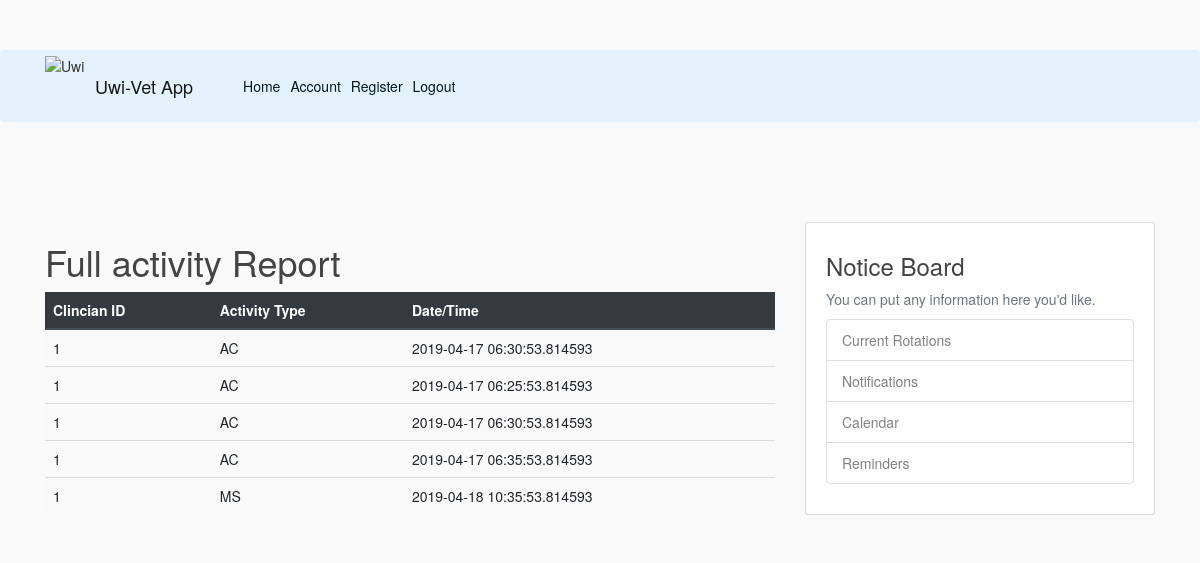
/activity (signed in), run on the app's committed database.
### flaskblog/models.py (models this page shows, shortened)
class Activity(db.Model):
    id = db.Column(db.Integer, primary_key = True, autoincrement=True)
    activityType = db.Column(db.String(10))
    actionID = db.Column(db.Integer)
    clincianID = db.Column(db.Integer)
    timestamp = db.Column(db.DateTime, nullable=False, default=datetime.utcnow)

### flaskblog/routes.py (the view)
@app.route("/activity", methods=['GET'])
@login_required
def activity():
    records = Activity.query.all()
    return render_template('activity.html', title='Activity.html', Activity=records)

### flaskblog/models.py (called while the page is built)
@login_manager.user_loader
def load_user(user_id):
    return User2.query.get(int(user_id))

### flaskblog/templates/activity.html
{% extends "layout.html" %}
{% block content%}
    <h1>Full activity Report</h1>
    <div class="row">
        <div class="col">
            <table class="table table-striped table-hover">
                <thead class="thead-dark">
                    <tr>
                        <th>Clincian ID</th><th>Activity Type</th><th>Date/Time</th>
                    </tr>
                </thead>
                <tbody>
                    {% for val in Activity %}
                    <tr>
                        <td>{{val.clincianID}}</td>
                        <td>{{val.activityType}}</td>
                        <td>{{val.timestamp}}</td>
                    </tr>
                    {% endfor %}
                </tbody>
            </table>
        </div>
    </div>
{% endblock content %}

### flaskblog/templates/layout.html (shortened to what this page needs)
<!DOCTYPE html>
<html lang="en">
<head>
    <link rel="stylesheet" href="https://stackpath.bootstrapcdn.com/bootstrap/4.3.1/css/bootstrap.min.css"
>
    <link href="//maxcdn.bootstrapcdn.com/bootstrap/3.3.0/css/bootstrap.min.css" rel="stylesheet" id="bootstrap-css">
    <link rel="stylesheet" type ="text/css" href="{{ url_for('static', filename='main.css') }}">
    <link href="//netdna.bootstrapcdn.com/font-awesome/4.0.3/css/font-awesome.min.css" rel="stylesheet" type="text/css" />
</head>
<body>
    <header class="site-header">
        <nav class="navbar navbar-expand-lg navbar-light fixed-top" style="background-color: #e3f2fd;">
            <div class="container">
            <img src="https://upload.wikimedia.org/wikipedia/en/thumb/0/01/Coat_of_arms_of_the_University_of_the_West_Indies.png/220px-Coat_of_arms_of_the_University_of_the_West_Indies.png" alt="Uwi" style="width:50px;height:60px;">
            <a class="navbar-brand mr-4" href="/">Uwi-Vet App</a>
            <div class="collapse navbar-collapse" id="navbarToggle">
                <div class="navbar-nav mr-auto">
                <a class="nav-item nav-link" href="{{ url_for('home') }}">Home</a>
                </div>
                <div class="navbar-nav">
                {% if current_user.is_authenticated %}
                    <a class="nav-item nav-link" href="{{ url_for('account') }}">Account</a>
                    {% if current_user.level == 1 %}
                        <a class="nav-item nav-link" href="{{ url_for('register') }}">Register</a>
                    {% endif %}
                    <a class="nav-item nav-link" href="{{ url_for('logout') }}">Logout</a>
                {% else %}
                    <a class="nav-item nav-link" href="{{ url_for('login') }}">Login</a>
                {% endif%}
                </div>
            </div>
            </div>
        </nav>
    </header>
    <div>
        <br>
        <br>
        <br>
        <br>
    </div>
    <main role="main" class="container">
        <div class="row">
            <div class="col-md-8">
            {% block content %}{% endblock %}
            </div>
            <div class="col-md-4">
            <div class="content-section">
                <h3>Notice Board</h3>
                <p class='text-muted'>You can put any information here you'd like.
                <ul class="list-group">
                    <li class="list-group-item list-group-item-light">Current Rotations</li>
                    <li class="list-group-item list-group-item-light">Notifications</li>
                    <li class="list-group-item list-group-item-light">Calendar</li>
                    <li class="list-group-item list-group-item-light">Reminders</li>
                </ul>
                </p>
            </div>
            </div>
        </div>
      </main>
</body>
</html>

### flaskblog/static/main.css (style rules this page uses)
body { background: #fafafa; color: #333333; margin-top: 5rem; }
h1, h2, h3, h4, h5, h6 { color: #444444; }
.site-header .navbar-nav .nav-link { color: #001927; }
.content-section { background: #ffffff; padding: 10px 20px; border: 1px solid #dddddd; border-radius: 3px; margin-bottom: 20px; }

### data on the page
Activity: clincianID "1", activityType "AC", timestamp "2019-04-17 06:30:53.814593"
Activity: clincianID "1", activityType "AC", timestamp "2019-04-17 06:25:53.814593"
Activity: clincianID "1", activityType "AC", timestamp "2019-04-17 06:30:53.814593"
Activity: clincianID "1", activityType "AC", timestamp "2019-04-17 06:35:53.814593"
Activity: clincianID "1", activityType "MS", timestamp "2019-04-18 10:35:53.814593"
